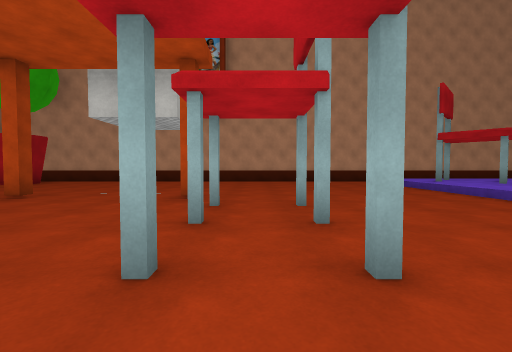
view 1 (above)

16 first-person views from a walk through a Unity game level. The camera is 1.2 m above the floor, tilts 2° down and sees 90° across. The floor is counted in squares, 2 m on a side. Each view is taken from the middle of a square. On the plan, view 1 faces up. The plan holds only what a view shows up to about 9 squares ahead; the rest is blank. Some animated figures are not drawn. Some surface patterns are stand-ins.

view 2
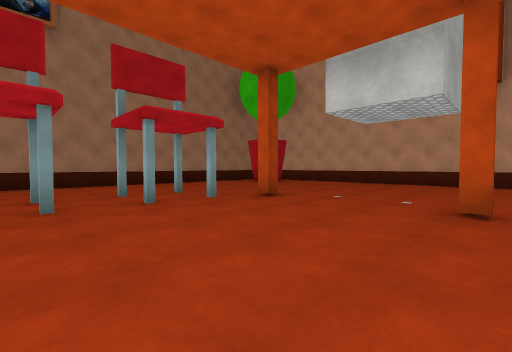

view 3
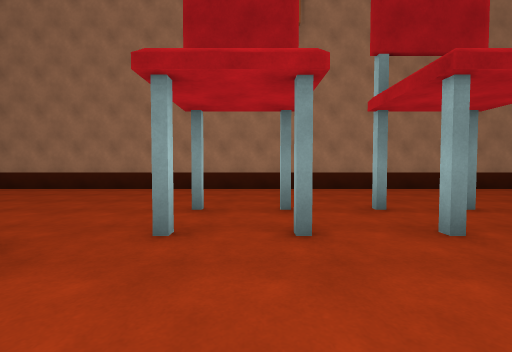

view 4
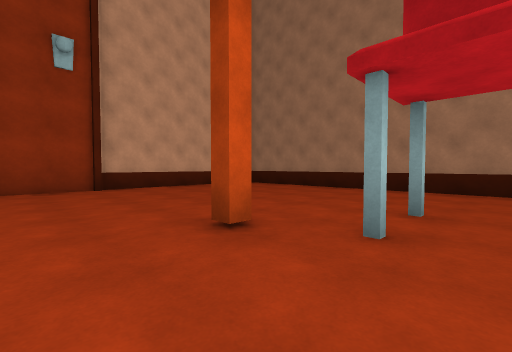

view 5
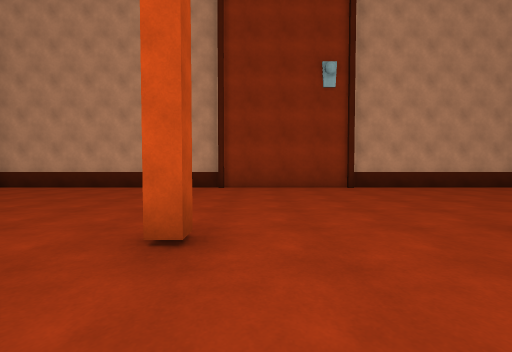

view 6
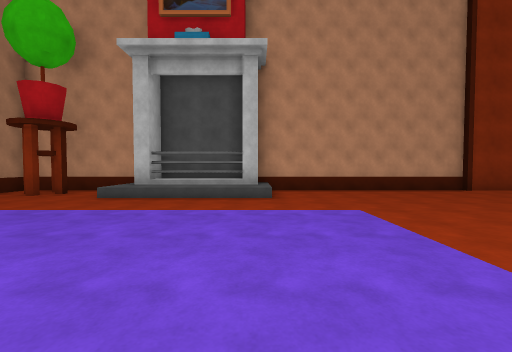

view 7
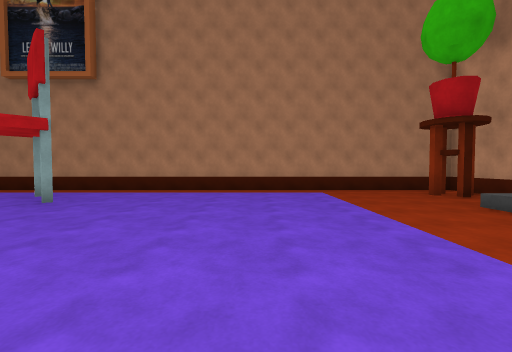

view 8
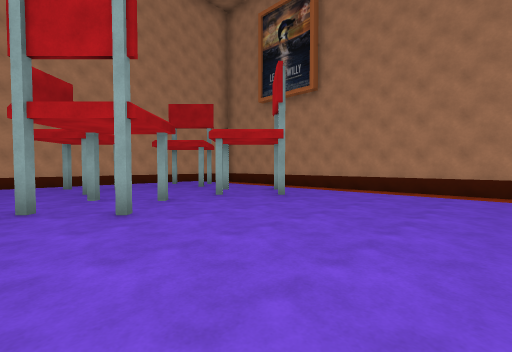

view 9
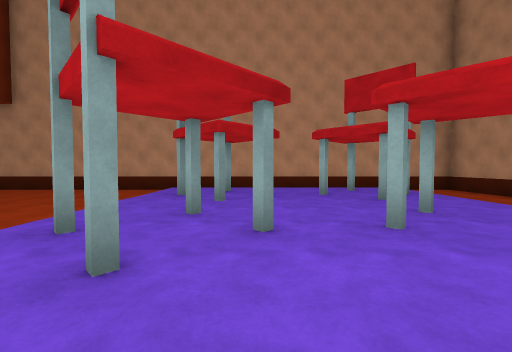

view 10
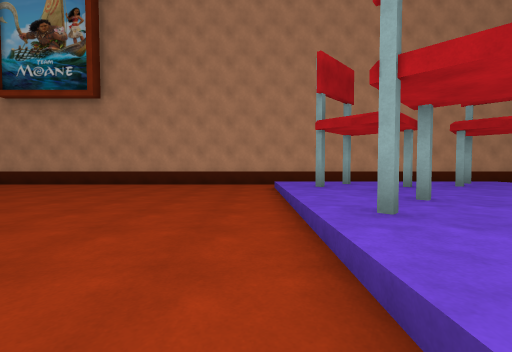

view 11
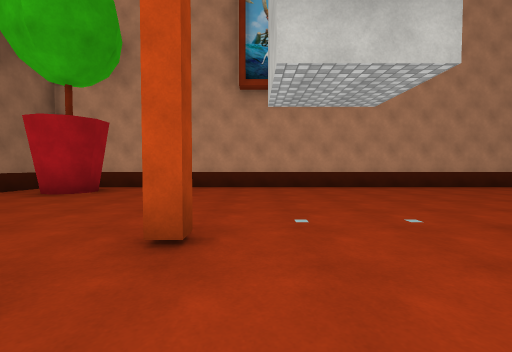

view 12
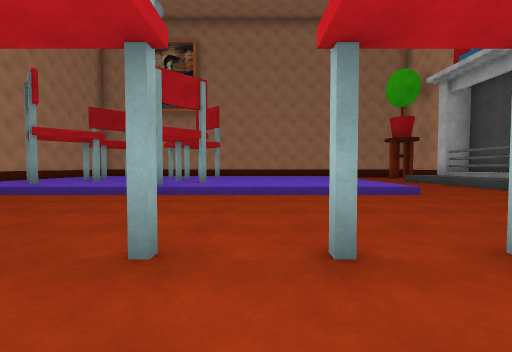

view 13
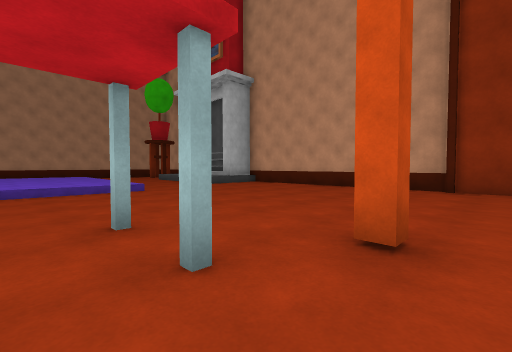

view 14
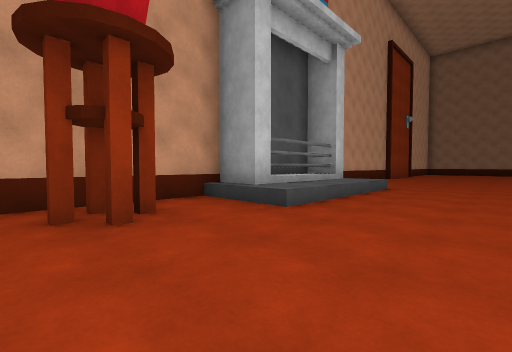

view 15
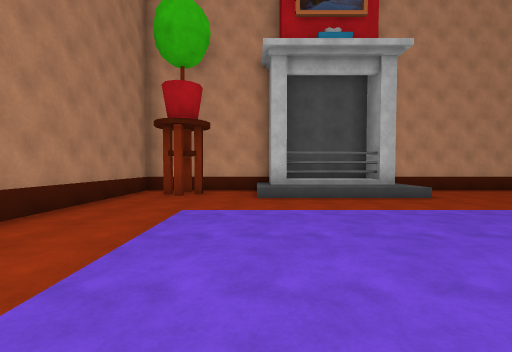

view 16
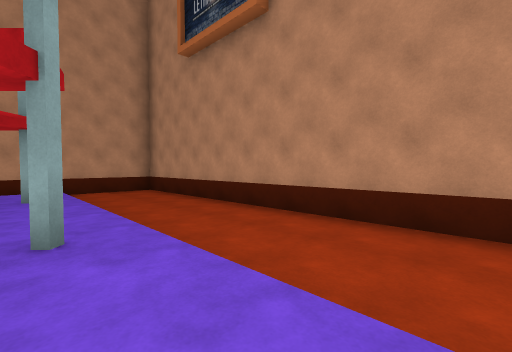

### Floor plan
Key: @ floor where view 1 was taken; # wall or solid block; . main floor; : floor 0.25 m higher than the main floor; + floor 0.5 m higher than the main floor; / step, stairs or slope; O other object.
Columns run from 10 left of view 1 to 14 right of it. Each row starts with its distance up from view 1.
 11   #######################
 10   #............      ...#
  9 ###............::::#:/..#
  8 #..............:O:::O/..#
  7 #..............::::O:/..#
  6 #..............::::::/..#
  5 #....#...#.....::::O:/..#
  4 #..O.O...O.O...O##:#//..#
  3 #..O.O...O.O...::::::/..#
  2 #..............::::::/..#
  1 #..O.......O...::::::/..#
  0 #..O.O...O@O...::::::/..#
 -1 #....#...#.....::::::/..#
 -2 #.......................#
 -3 #.......................#
 -4 #.......................#
 -5 #...............++++/.O.#
 -6 #...............####/.O.#
 -7 #########################

Where each view was taken, in squares from view 1:
view 1: 0 up, 0 right, facing up
view 2: 1 up, 1 left, facing up-left
view 3: 1 up, 3 left, facing left
view 4: 1 up, 3 left, facing down-left
view 5: 1 up, 2 left, facing down
view 6: 2 up, 6 right, facing down
view 7: 0 up, 5 right, facing right
view 8: 0 up, 5 right, facing up-right
view 9: 2 up, 7 right, facing up
view 10: 2 up, 4 right, facing up
view 11: 3 up, 4 left, facing up
view 12: 2 up, 1 left, facing right
view 13: 1 up, 2 left, facing down-right
view 14: 2 down, 13 right, facing down-left
view 15: 2 up, 10 right, facing down
view 16: 2 up, 10 right, facing up-right
